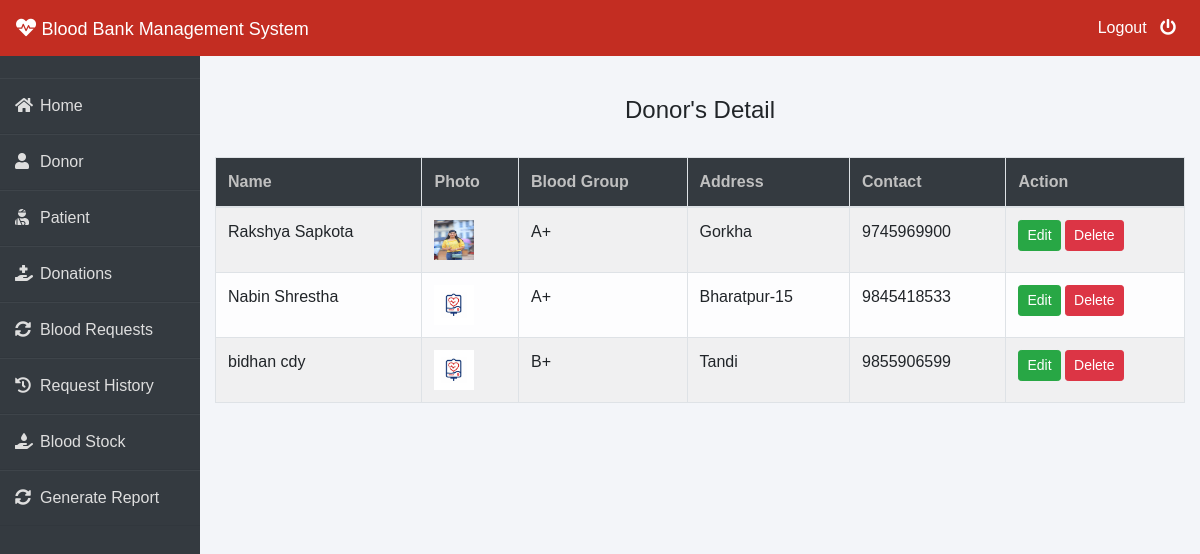
Page /admin-donor (signed in) on the earlier database version.
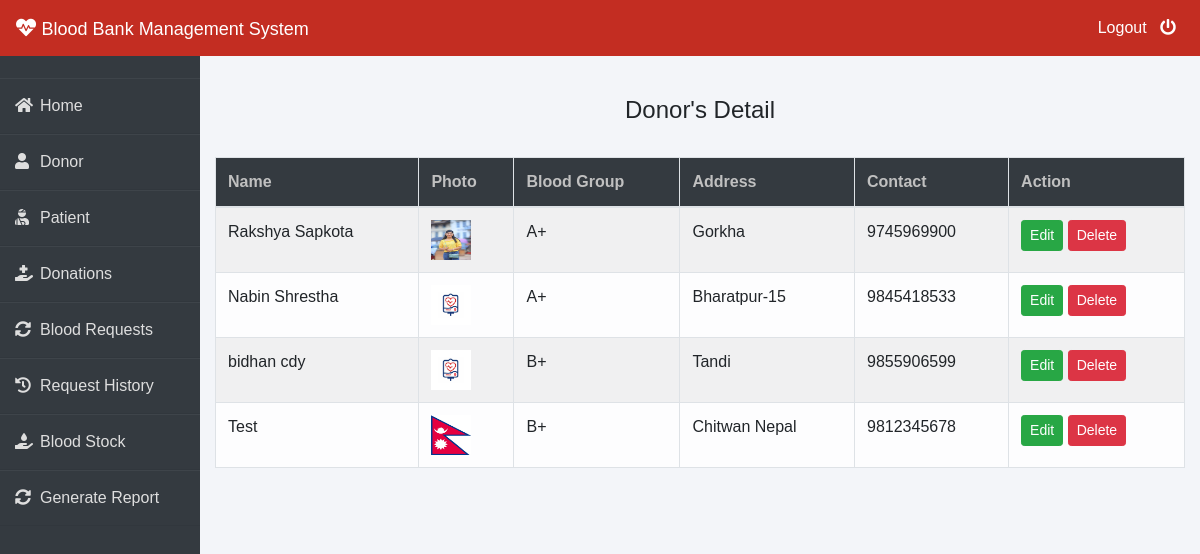
Same page on the later database version.
### donor/models.py (models this page shows, shortened)
class Donor(models.Model):
    user=models.OneToOneField(User,on_delete=models.CASCADE)
    profile_pic= models.ImageField(upload_to='profile_pic/Donor/',null=True,blank=True)
    bloodgroup=models.CharField(max_length=10)
    address = models.CharField(max_length=40)
    mobile = models.CharField(max_length=20,null=False)
    @property
    def get_name(self):
        return self.user.first_name+" "+self.user.last_name

### blood/views.py (the view)
# urls.py: path('admin-donor', views.admin_donor_view,name='admin-donor'),
@login_required(login_url='adminlogin')
def admin_donor_view(request):
    donors=dmodels.Donor.objects.all()
    return render(request,'blood/admin_donor.html',{'donors':donors})

### templates/blood/admin_donor.html
{% extends 'blood/adminbase.html' %}
{% block content %}
{% load widget_tweaks %}
{%load static%}
<br><br>
<div class="container">
    <H4 class="text-center">Donor's Detail</H4><br>
    <table class="table table-light table-hover table-bordered table-striped">
        <thead class="bg-dark">
            <tr>
                <th scope="col" style="color: rgb(192, 192, 192);">Name</th>
                <th scope="col" style="color: rgb(192, 192, 192);">Photo</th>
                <th scope="col" style="color: rgb(192, 192, 192);">Blood Group</th>
                <th scope="col" style="color: rgb(192, 192, 192);">Address</th>
                <th scope="col" style="color: rgb(192, 192, 192);">Contact</th>
                <th style="color: rgb(192, 192, 192);">Action</th>
            </tr>
        </thead>
        <tbody>
            {% for t in donors %}
            <tr>
                <td> {{t.get_name}}</td>
                <td> <img src="{% static t.profile_pic.url %}" alt="Profile Pic" height="40px" width="40px" /></td>
                <td>{{t.bloodgroup}}</td>
                <td>{{t.address}}</td>
                <td>{{t.mobile}}</td>
                <td>
                    <button class="btn btn-success btn-sm"><a  style="text-decoration: none;color: white;" href="{% url 'update-donor' t.id  %}">Edit</a> </button>
                    <button class="btn btn-danger btn-sm"><a  style="text-decoration: none;color: white;" href="{% url 'delete-donor' t.id  %}">Delete</a> </button>
                </td>
            </tr>
            {% endfor %}
        </tbody>
    </table>
</div>
{% endblock content %}

Differences in the rows shown:
added Donor: get_name "Test", profile_pic (picture), bloodgroup "B+", address "Chitwan Nepal", mobile "9812345678"
